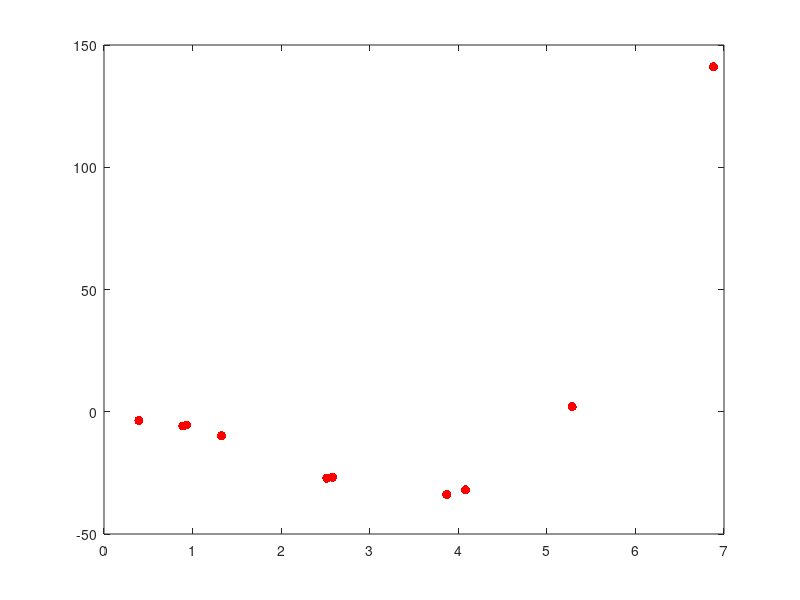

The MATLAB script that drew this image: (Note: this script raises an error after producing the figure.)
%HW6

% Problem 1. Curve fitting. 
% Part 1. Take 10 x values on the interval 0 < x <= 10 and then create y
% values from the x values by plugging the x values into a third order
% polynomial of your choice. Add random noise to the data by choosing a random number
% in the interval [-D, D]. Start with D = 1. Plot your data in the x-y plane.
% Part 2. Fit your data with polynomials from order 1 to 9. Plot the fitted
% polynomials together with the data. 
% Part 3. On a separate plot, plot the R^2 and adjusted R^2 as a function
% of the order of the polynomial. 
% Part 4. Repeat parts 1 - 3 for D = 10 and D = 1000. Comment on the
% results. 
% Part 5. Now repeat parts 1-3 but take 100 x values on the interval 0 < x <=
% 10. Comment on the results. 

% Part 1 - y = 2x^3 - 12x^2 + 9x - 5
xdat = sort(rand(1, 10) .* 10);
coeffs = [2, -12, 9, -5];
ydat = polyval(coeffs, xdat);

% Add noise
D = 1;
ydat = ydat + 2 * D * (rand(1,10) - 0.5);

% Plot data in x-y plane
plot(xdat, ydat, 'r.', 'MarkerSize', 20)

% Part 2
% Get fits
[fit1, gof1] = fit(xdat', ydat', 'poly1');
[fit2, gof2] = fit(xdat', ydat', 'poly2');
[fit3, gof3] = fit(xdat', ydat', 'poly3');
[fit4, gof4] = fit(xdat', ydat', 'poly4');
[fit5, gof5] = fit(xdat', ydat', 'poly5');
[fit6, gof6] = fit(xdat', ydat', 'poly6');
[fit7, gof7] = fit(xdat', ydat', 'poly7');
[fit8, gof8] = fit(xdat', ydat', 'poly8');
[fit9, gof9] = fit(xdat', ydat', 'poly9');
hold on
% Plot fits
plot(fit1, xdat, ydat)
plot(fit2, xdat, ydat)
plot(fit3, xdat, ydat)
plot(fit4, xdat, ydat)
plot(fit5, xdat, ydat)
plot(fit6, xdat, ydat)
plot(fit7, xdat, ydat)
plot(fit8, xdat, ydat)
plot(fit9, xdat, ydat)
axis([1 10 -200 1000])
legend('off')
title('Polynomial Fits of Data with Noise: D = 1')

% Part 3
figure
gofs = [gof1 gof2 gof3 gof4 gof5 gof6 gof7 gof8 gof9];
rsqs = zeros(1,9);
rsqas = zeros(1,9);
% Grab all R^2 values
for fitn = 1:9
    
    rsqs(fitn) = gofs(fitn).rsquare;
    rsqas(fitn) = gofs(fitn).adjrsquare;
    
end
% Plot R^2 values
plot(1:9, rsqs,'b-')
hold on
plot(1:9, rsqas,'k.-')
axis([1 9 -2 2])
legend('R^2', 'Adjusted R^2', 'Location', 'Best')
ylabel('R^2 Values')
xlabel('Order of Approximating Polynomial')
title('R^2 Values with Varying Polynomial Fit Orders: D = 1')

% Part 4
% D = 10
% Produce data
xdat = sort(rand(1, 10) .* 10);
D = 10;
ydat = polyval(coeffs, xdat);
ydat = ydat + 2 * D * (rand(1,10) - 0.5);
figure
% Fit the data
plot(xdat, ydat, 'r.', 'MarkerSize', 20)
[fit1, gof1] = fit(xdat', ydat', 'poly1');
[fit2, gof2] = fit(xdat', ydat', 'poly2');
[fit3, gof3] = fit(xdat', ydat', 'poly3');
[fit4, gof4] = fit(xdat', ydat', 'poly4');
[fit5, gof5] = fit(xdat', ydat', 'poly5');
[fit6, gof6] = fit(xdat', ydat', 'poly6');
[fit7, gof7] = fit(xdat', ydat', 'poly7');
[fit8, gof8] = fit(xdat', ydat', 'poly8');
[fit9, gof9] = fit(xdat', ydat', 'poly9');
hold on
% Plot the fits with the raw data
plot(fit1, xdat, ydat)
plot(fit2, xdat, ydat)
plot(fit3, xdat, ydat)
plot(fit4, xdat, ydat)
plot(fit5, xdat, ydat)
plot(fit6, xdat, ydat)
plot(fit7, xdat, ydat)
plot(fit8, xdat, ydat)
plot(fit9, xdat, ydat)
axis([1 10 -200 1000])
legend('off')
title('Polynomial Fits of Data with Noise: D = 10')

figure
gofs = [gof1 gof2 gof3 gof4 gof5 gof6 gof7 gof8 gof9];
rsqs = zeros(1,9);
rsqas = zeros(1,9);
% Gather R^2 values
for fitn = 1:9
    
    rsqs(fitn) = gofs(fitn).rsquare;
    rsqas(fitn) = gofs(fitn).adjrsquare;
    
end
% Plot R^2 values
plot(1:9, rsqs,'b-')
hold on
plot(1:9, rsqas,'k.-')
axis([1 9 -2 2])
legend('R^2', 'Adjusted R^2', 'Location', 'Best')
ylabel('R^2 Values')
xlabel('Order of Approximating Polynomial')
title('R^2 Values with Varying Polynomial Fit Orders: D = 10')

% D = 1000
% Generate appropriate data
xdat = sort(rand(1, 10) .* 10);
D = 1000;
ydat = polyval(coeffs, xdat);
ydat = ydat + 2 * D * (rand(1,10) - 0.5);
figure
plot(xdat, ydat, 'r.', 'MarkerSize', 20)
% Fit the data with polynomials
[fit1, gof1] = fit(xdat', ydat', 'poly1');
[fit2, gof2] = fit(xdat', ydat', 'poly2');
[fit3, gof3] = fit(xdat', ydat', 'poly3');
[fit4, gof4] = fit(xdat', ydat', 'poly4');
[fit5, gof5] = fit(xdat', ydat', 'poly5');
[fit6, gof6] = fit(xdat', ydat', 'poly6');
[fit7, gof7] = fit(xdat', ydat', 'poly7');
[fit8, gof8] = fit(xdat', ydat', 'poly8');
[fit9, gof9] = fit(xdat', ydat', 'poly9');
hold on
% Plot the fits along with the raw data
plot(fit1, xdat, ydat)
plot(fit2, xdat, ydat)
plot(fit3, xdat, ydat)
plot(fit4, xdat, ydat)
plot(fit5, xdat, ydat)
plot(fit6, xdat, ydat)
plot(fit7, xdat, ydat)
plot(fit8, xdat, ydat)
plot(fit9, xdat, ydat)
axis([1 10 -200 1000])
legend('off')
title('Polynomial Fits of Data with Noise: D = 1000')

figure
gofs = [gof1 gof2 gof3 gof4 gof5 gof6 gof7 gof8 gof9];
rsqs = zeros(1,9);
rsqas = zeros(1,9);
% Gather R^2 values
for fitn = 1:9
    
    rsqs(fitn) = gofs(fitn).rsquare;
    rsqas(fitn) = gofs(fitn).adjrsquare;
    
end
% Plot R^2 values
plot(1:9, rsqs,'b-')
hold on
plot(1:9, rsqas,'k.-')
axis([1 9 -2 2])
legend('R^2', 'Adjusted R^2', 'Location', 'Best')
ylabel('R^2 Values')
xlabel('Order of Approximating Polynomial')
title('R^2 Values with Varying Polynomial Fit Orders: D = 1000')


% Part 5
% Generate appropriate data
xdat = sort(rand(1, 100) .* 10);
coeffs = [2, -12, 9, -5];
ydat = polyval(coeffs, xdat);
D = 1;
ydat = ydat + 2 * D * (rand(1,100) - 0.5);
figure
plot(xdat, ydat, 'r.', 'MarkerSize', 20)
% Fit data to polynomials
[fit1, gof1] = fit(xdat', ydat', 'poly1');
[fit2, gof2] = fit(xdat', ydat', 'poly2');
[fit3, gof3] = fit(xdat', ydat', 'poly3');
[fit4, gof4] = fit(xdat', ydat', 'poly4');
[fit5, gof5] = fit(xdat', ydat', 'poly5');
[fit6, gof6] = fit(xdat', ydat', 'poly6');
[fit7, gof7] = fit(xdat', ydat', 'poly7');
[fit8, gof8] = fit(xdat', ydat', 'poly8');
[fit9, gof9] = fit(xdat', ydat', 'poly9');
hold on
% Plot polynomial fits along with raw data
plot(fit1, xdat, ydat)
plot(fit2, xdat, ydat)
plot(fit3, xdat, ydat)
plot(fit4, xdat, ydat)
plot(fit5, xdat, ydat)
plot(fit6, xdat, ydat)
plot(fit7, xdat, ydat)
plot(fit8, xdat, ydat)
plot(fit9, xdat, ydat)
axis([1 10 -200 1000])
legend('off')
title('Polynomial Fits With 100 Data Points')

figure
gofs = [gof1 gof2 gof3 gof4 gof5 gof6 gof7 gof8 gof9];
rsqs = zeros(1,9);
rsqas = zeros(1,9);
% Gather appropriate R^2 values
for fitn = 1:9
    
    rsqs(fitn) = gofs(fitn).rsquare;
    rsqas(fitn) = gofs(fitn).adjrsquare;
    
end
% Plot R^2 values
plot(1:9, rsqs,'b-')
hold on
plot(1:9, rsqas,'k.-')
axis([1 9 -2 2])
legend('R^2', 'Adjusted R^2', 'Location', 'Best')
ylabel('R^2 Values')
xlabel('Order of Approximating Polynomial')
title('R^2 Values with Varying Polynomial Fit Orders: 100 Data Points')

% Polynomial fits of order 3 generally have a sufficiently high R^2 value
% and match the data well. This is expected, because the original modeled
% polynomial is a third order polynomial with added noise. Additional 
% augmentation of the polynomial order overfits the data and does not provide
% an appreciably better R^2 or adjusted R^2 value. When more noise is added
% by increasing D, the adjusted R^2 orders begin to decrease at higher
% orders. This is expected, because the polynomial fits of high order are
% over-fitting the data, and the rest of the polynomial line does not make
% sense with respect to the plotted points. When the noise becomes very
% large (D = 1000), polynomial fits can no longer fit the data well, and
% adjusted R^2 values suffer as a result. The fits are more noise than
% fitting.
% When the number of x-values is increased to 100, there are more data
% points for the polynomials to fit. All orders of approximating
% polynomials fit the data well on the given interval, because there is not
% much space between the data points for the polynomials to go astray. The
% coefficients of higher order terms are close to zero, indicating that a
% polynomial fit of greater than 3 is still unnecessary. However, adjusted
% R^2 values are now consistently large, even for higher order
% approximations.


% Problem 2. Basic statistics. 
% Part 1. Consider two different distributions - Gaussian numbers with a mean of
% 0 and variance 1 and Gaussian numbers with a mean of 1 and variance 1.
% (1) Make a plot of the average p-value for the t-test comparing N random
% numbers chosen from each of these two distributions as a function of N.
% Part 2. Now keep the first distribution the same, but vary the mean of
% the second distribution between 0 and 10 with the same variance and
% repeat part one. Make a plot of all of these different curves on the same
% set of axes. What is special about the case where the mean of the second
% distribution is 0? 
% Part 3. Now keep the means of the two distributions at 0 and 1 as in part
% 1, but vary the variance of both distributions simultaneiously between 0.1 and 10 and plot the 
% p-values vs the number of numbers drawn as before. Comment on your results.  

% Part 1
% Initialize vectors
N = 10:100;
p_aves = zeros(size(N));
counter = 0;
% Iterate through each number of random numbers, N
for i = N
    counter = counter + 1;
    
    p_vals = zeros(1,100);
    
    % Take 100 values of p-values to calculate average
    for iter = 1:100
        
        % Generate distributions
        dist1 = randn(1, i);
        dist2 = randn(1, i) + 1;
        
        % Get p-value from t-test and save it
        [~, p] = ttest2(dist1, dist2);
        p_vals(iter) = p;
        
    end
    
    % Average the 100 p-values for this N, save
    p_aves(counter) = mean(p_vals);
    
end

% Plot average p-values against number of random numbers N
figure
plot(N, p_aves)
xlabel('N')
ylabel('Average p-values')
title('P-Values for Distributions of Means 0,1')

% p-values decrease to 0 as the number of random numbers compared, N,
% increases. This is because these two distributions are indeed different
% distributions with different means, and more data points allow the t-test
% to more definitively distinguish them as different distributions.

% Part 2
% Initialize vectors
N = 10:100;
[~, cols] = size(N);
p_aves = zeros(11, cols);
counter = 0;
% Iterate through each number of random numbers, N
for i = N
    counter = counter + 1;
    
    p_vals = zeros(11,100);
    
    % Take 100 values of p-values to calculate average
    for iter = 1:100
        
        % Generate distributions
        dist1 = randn(1, i);
        dist2 = randn(1, i);
        dist3 = randn(1, i) + 1;
        dist4 = randn(1, i) + 2;
        dist5 = randn(1, i) + 3;
        dist6 = randn(1, i) + 4;
        dist7 = randn(1, i) + 5;
        dist8 = randn(1, i) + 6;
        dist9 = randn(1, i) + 7;
        dist10 = randn(1, i) + 8;
        dist11 = randn(1, i) + 9;
        dist12 = randn(1, i) + 10;
        
        % Get p-values from each t-test and save it
        [~, p1] = ttest2(dist1, dist2);
        [~, p2] = ttest2(dist1, dist3);
        [~, p3] = ttest2(dist1, dist4);
        [~, p4] = ttest2(dist1, dist5);
        [~, p5] = ttest2(dist1, dist6);
        [~, p6] = ttest2(dist1, dist7);
        [~, p7] = ttest2(dist1, dist8);
        [~, p8] = ttest2(dist1, dist9);
        [~, p9] = ttest2(dist1, dist10);
        [~, p10] = ttest2(dist1, dist11);
        [~, p11] = ttest2(dist1, dist12);
        p_vals(1, iter) = p1;
        p_vals(2, iter) = p2;
        p_vals(3, iter) = p3;
        p_vals(4, iter) = p4;
        p_vals(5, iter) = p5;
        p_vals(6, iter) = p6;
        p_vals(7, iter) = p7;
        p_vals(8, iter) = p8;
        p_vals(9, iter) = p9;
        p_vals(10, iter) = p10;
        p_vals(11, iter) = p11;
        
    end
    
    % Average the 100 p-values for each of 10 distribution comparisons for 
    % this N, save
    p_aves(:, counter) = mean(p_vals, 2);
    
end

% Plot all p-value curves
figure
plot(N, p_aves(1,:))
hold on
for i = 2:11
    
    plot(N, p_aves(i,:))
    
end
legend('Mean_2 = 0','Mean_2 = 1','Mean_2 = 2','Mean_2 = 3','Mean_2 = 4','Mean_2 = 5','Mean_2 = 6','Mean_2 = 7','Mean_2 = 8','Mean_2 = 9', 'Mean_2 = 10','Location','SouthEast')
xlabel('N')
ylabel('Average p-values')
title('P-Values for Distributions of Varying Means')


% The p-values of all distributions approach 0 as the number of random
% numbers increases to 100 for the same reason described in part 1, with
% the exception of the case where the mean of the second distribution is 0.
% This is because when the second mean is 0, the two distributions being
% compared do in fact have the same mean: 0. Since they are pulling from
% the same distribution, they should not have an ideal p-value of 0.
% Instead, the null hypothesis that they are different should be rejected
% ideally, so the p-values should stay closer to 1.

% Part 3
% Initialize vectors
N = 10:100;
[~, cols] = size(N);
p_aves = zeros(9, cols);
var_counter = 0;
iter_values = [0.1 0.2 0.5 0.8 1 2 5 8 10];
% Iterate through each number of random numbers, N
for var = iter_values
    var_counter = var_counter + 1;
    counter = 0;
    for i = N
        counter = counter + 1;
        
        p_vals = zeros(1,100);
        
        % Take 100 values of p-values to calculate average
        for iter = 1:100
            
            % Generate distributions
            dist1 = randn(1, i)*var;
            dist2 = randn(1, i)*var + 1;
            
            % Get p-value from t-test and save it
            [~, p] = ttest2(dist1, dist2);
            p_vals(iter) = p;
            
        end
        
        % Average the 100 p-values for this N, save
        p_aves(var_counter, counter) = mean(p_vals);
        
    end
end

% Plot p-value curves
figure
plot(N, p_aves(1,:), 'k');
colors = {'k', 'k', 'k', 'b', 'g', 'r', 'c', 'm'};
hold on
for i = 2:9
    
    plot(N, p_aves(i,:), colors{i - 1});
    
end
legend('Var = 0.1','Var = 0.2','Var = 0.5','Var = 0.8','Var = 1','Var = 2','Var = 5','Var = 8','Var = 10')%,'Location', 'SouthEast')
xlabel('N')
ylabel('Average p-values')
title('P-Values for Distributions of Changing Variances')

% The two distributions being compared again have different means: 0 and 1.
% When the variance is very low, near 0.1, the distributions are tighter
% around their respective means. A t-test will be more likely to
% distinguish them as different distributions, because there will be very
% little cross-over between the data from each distribution. However, once
% the variance becomes large, near 10, the two distributions, whose means
% only differ by 1, will have significant crossover with each other. A
% t-test comparing them will have a hard time distinguishing them as
% different, and p-values will remain higher, towards 1. In both cases, the
% p-values will decrease with increasing N because there will be more data
% generated that clusters around each mean.


